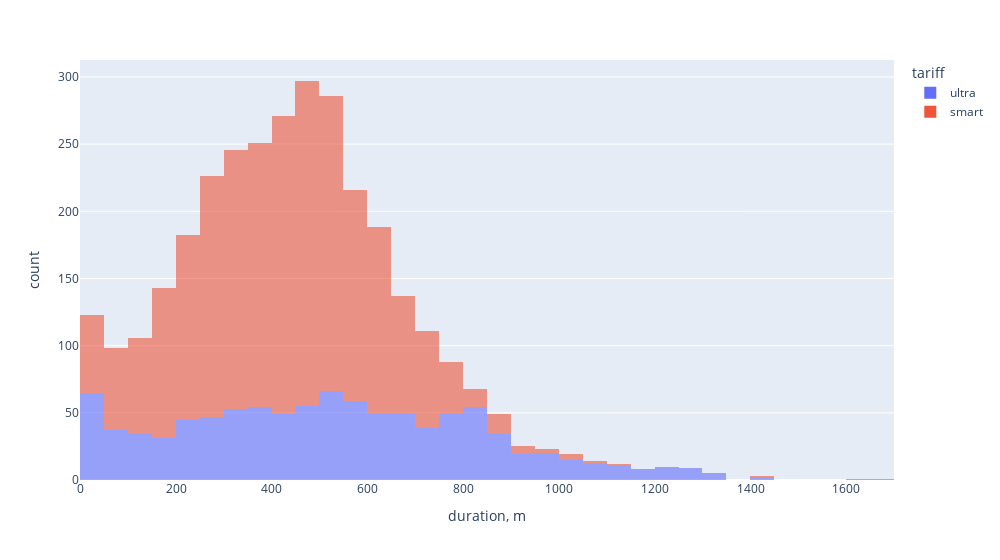

Source (notebook cell):
### Markdown cell above
3.2 Гистограммы распределения длительности звонка, количества сообщений и потребленного интернет-траффика

### Code cell
px.histogram(final_report, x="duration, m", color = 'tariff', nbins = 40, width = 1000, opacity = 0.6)

### Figure 1 — Plotly figure (JSON) as saved in the notebook; plotly's stock layout.template omitted (floating-point values rounded to 4 significant figures; data arrays with more than 128 entries replaced by an {"elided": "..."} marker saying what was removed)
{"data": [{"alignmentgroup": "True", "bingroup": "x", "hovertemplate": "tariff=ultra<br>duration, m=%{x}<br>count=%{y}<extra></extra>", "legendgroup": "ultra", "marker": {"color": "#636efa", "opacity": 0.6, "pattern": {"shape": ""}}, "name": "ultra", "nbinsx": 40, "offsetgroup": "ultra", "orientation": "v", "showlegend": true, "type": "histogram", "x": {"elided": "986 int values"}, "xaxis": "x", "yaxis": "y"}, {"alignmentgroup": "True", "bingroup": "x", "hovertemplate": "tariff=smart<br>duration, m=%{x}<br>count=%{y}<extra></extra>", "legendgroup": "smart", "marker": {"color": "#EF553B", "opacity": 0.6, "pattern": {"shape": ""}}, "name": "smart", "nbinsx": 40, "offsetgroup": "smart", "orientation": "v", "showlegend": true, "type": "histogram", "x": {"elided": "2230 int values"}, "xaxis": "x", "yaxis": "y"}], "layout": {"barmode": "relative", "legend": {"title": {"text": "tariff"}, "tracegroupgap": 0}, "margin": {"t": 60}, "width": 1000, "xaxis": {"anchor": "y", "domain": [0, 1], "title": {"text": "duration, m"}}, "yaxis": {"anchor": "x", "domain": [0, 1], "title": {"text": "count"}}}}
